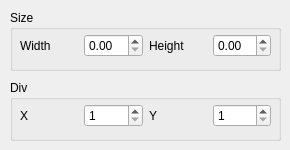
    <widget class="QWidget" name="tab">
     <attribute name="title">
      <string>Plane</string>
     </attribute>
     <widget class="QGroupBox" name="groupBox_7">
      <property name="geometry">
       <rect>
        <x>10</x>
        <y>10</y>
        <width>271</width>
        <height>61</height>
       </rect>
      </property>
      <property name="title">
       <string>Size</string>
      </property>
      <widget class="QWidget" name="horizontalLayoutWidget_5">
       <property name="geometry">
        <rect>
         <x>10</x>
         <y>20</y>
         <width>251</width>
         <height>31</height>
        </rect>
       </property>
       <layout class="QHBoxLayout" name="horizontalLayout_6">
        <item>
         <widget class="QLabel" name="label_13">
          <property name="text">
           <string>Width</string>
          </property>
         </widget>
        </item>
        <item>
         <widget class="QDoubleSpinBox" name="plane_size_x">
          <property name="wrapping">
           <bool>false</bool>
          </property>
          <property name="showGroupSeparator" stdset="0">
           <bool>false</bool>
          </property>
          <property name="decimals">
           <number>2</number>
          </property>
          <property name="maximum">
           <double>10.000000000000000</double>
          </property>
          <property name="singleStep">
           <double>0.010000000000000</double>
          </property>
         </widget>
        </item>
        <item>
         <widget class="QLabel" name="label_14">
          <property name="text">
           <string>Height</string>
          </property>
         </widget>
        </item>
        <item>
         <widget class="QDoubleSpinBox" name="plane_size_y">
          <property name="wrapping">
           <bool>false</bool>
          </property>
          <property name="showGroupSeparator" stdset="0">
           <bool>false</bool>
          </property>
          <property name="decimals">
           <number>2</number>
          </property>
          <property name="maximum">
           <double>10.000000000000000</double>
          </property>
          <property name="singleStep">
           <double>0.010000000000000</double>
          </property>
         </widget>
        </item>
       </layout>
      </widget>
     </widget>
     <widget class="QGroupBox" name="groupBox_9">
      <property name="geometry">
       <rect>
        <x>10</x>
        <y>80</y>
        <width>271</width>
        <height>61</height>
       </rect>
      </property>
      <property name="title">
       <string>Div</string>
      </property>
      <widget class="QWidget" name="horizontalLayoutWidget_6">
       <property name="geometry">
        <rect>
         <x>10</x>
         <y>20</y>
         <width>251</width>
         <height>31</height>
        </rect>
       </property>
       <layout class="QHBoxLayout" name="horizontalLayout_7">
        <item>
         <widget class="QLabel" name="label_15">
          <property name="text">
           <string>X</string>
          </property>
         </widget>
        </item>
        <item>
         <widget class="QSpinBox" name="plane_div_x">
          <property name="wrapping">
           <bool>false</bool>
          </property>
          <property name="showGroupSeparator" stdset="0">
           <bool>false</bool>
          </property>
          <property name="minimum">
           <number>1</number>
          </property>
         </widget>
        </item>
        <item>
         <widget class="QLabel" name="label_16">
          <property name="text">
           <string>Y</string>
          </property>
         </widget>
        </item>
        <item>
         <widget class="QSpinBox" name="plane_div_y">
          <property name="wrapping">
           <bool>false</bool>
          </property>
          <property name="showGroupSeparator" stdset="0">
           <bool>false</bool>
          </property>
          <property name="minimum">
           <number>1</number>
          </property>
         </widget>
        </item>
       </layout>
      </widget>
     </widget>
    </widget>
